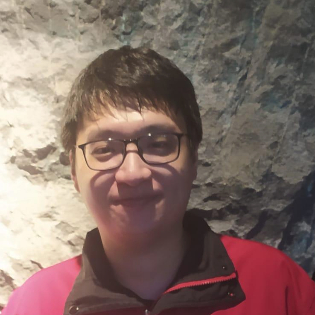
#> input picture ietro.png, 315 x 315 px, given in place of mini_test.png, which was not available
$ python test.py
#> lines starting #> are read from the running program, lines starting #| are printed output that depends on the picture; after the words box and inside, x2 and y2 are one past the last pixel; in counts of white or black regions, pixels touching at a corner belong together; pictures that were not available may be replaced by others from this repository, and a replacement may not be noted
### picedit.py
import numpy as np
import matplotlib.pyplot as plt
import matplotlib.image as mpimg
import math
import time

def change_brightness(image, value):
    rows, columns, colors = image.shape # Use this to get variables for iterating across the for loop (image.shape accesses the dimensions of the image array)
    brightImg = image.copy()
    for i in range(rows):
        for j in range(columns):
            for k in range(colors):
                brightImg[i][j][k] += value
                if (brightImg[i][j][k] > 255): # Ensures that the RGB value does not exceed 255
                    brightImg[i][j][k] = 255
                elif (brightImg[i][j][k] < 0): # Ensures that the RGB value does not go below 0
                    brightImg[i][j][k] = 0

    return brightImg

# Same principle from the change_brightness function regarding geting variables via image.shape and using a for loop
def change_contrast(image, value):
    rows, columns, colors = image.shape
    contrastImg = image.copy()
    factor = (259 * (value + 255)) / (255 * (259 - value)) # Formula taken from section 2.2.2 of project pdf
    for i in range(rows):
        for j in range(columns):
            for k in range(colors):
                contrastImg[i][j][k] = factor * (image[i][j][k] - 128) + 128  # Uses formula from section 2.2.2
                if (contrastImg[i][j][k] > 255): # Ensures that the RGB value does not exceed 255
                    contrastImg[i][j][k] = 255
                elif (contrastImg[i][j][k] < 0): # Ensures that the RGB value does not go below 0
                    contrastImg[i][j][k] = 0
    return contrastImg

# Uses image.shape to obtain the values of rows, columns, colors so that they can be iterated via a for loop
def grayscale(image):
    rows, columns, colors = image.shape
    grayImg = image.copy()
    for i in range(rows):
        for j in range(columns):
            red = grayImg[i][j][0] # Red is the first color in "RGB", so array index is 0
            green = grayImg[i][j][1]  # Green is the second color in "RGB", so array index is 1
            blue = grayImg[i][j][2]  # Blue is the third color in "RGB", so array index is 2
            grayscaled = int(0.3 * red + 0.59 * green + 0.11 * blue) # Formula taken from section 2.2.4
            for k in range(colors):
                grayImg[i][j][k] = grayscaled # Replaces value
    return grayImg

def blur_effect(image):
    blurredImg = image.copy()
    rows, columns, colors = image.shape
    # Need to add this adjustment since corner pixels do not have neighbors, leading to out of bound errors (used for edge detection/emboss as well)
    for i in range(1, rows- 1):
        for j in range(1, columns - 1):
            for k in range(colors):
                # Formula taken from section 2.2.5
                blurredImg[i][j][k] = 0.0625 * image[i - 1][j - 1][k] + 0.125 * image[i - 1][j][k] + 0.0625 * image[i - 1][j + 1][k]  + 0.125 * image[i][j - 1][k]  + 0.25 * image[i][j][k] + 0.125 * image[i][j + 1][k]+ 0.0625 * image[i + 1][j - 1][k] + 0.125 * image[i + 1][j][k] + 0.0625 * image[i + 1][j + 1][k]
                if (blurredImg[i][j][k] > 255):
                    blurredImg[i][j][k] = 255  # Ensures that the RGB value does not exceed 255
                elif (blurredImg[i][j][k] < 0):
                    blurredImg[i][j][k] = 0 # Ensures that the RGB value does not go below 0
    return blurredImg

#Same principle from blur_effect function, but the formula taken is from section 2.2.6
def edge_detection(image):
    newImg = image.copy()
    rows, columns, colors = image.shape
    for i in range(1, rows - 1):
        for j in range(1, columns - 1):
            for k in range(colors):
                newImg[i][j][k] =  (-1 * image[i - 1][j - 1][k]) + (-1 * image[i - 1][j][k]) + (-1 * image[i - 1][j + 1][k] ) + (-1 * image[i][j - 1][k]) + (8 * image[i][j][k]) + (-1 * image[i][j + 1][k]) + (-1 * image[i + 1][j - 1][k]) + (-1 * image[i + 1][j][k]) + (-1 * image[i + 1][j + 1][k])
                newImg[i][j][k] += 128 # Reminder to add 128 after adding convolution kernel
                if (newImg[i][j][k] > 255): # "Clamps" RGB value
                    newImg[i][j][k] = 255
                elif (newImg[i][j][k] < 0):
                    newImg[i][j][k] = 0
    return newImg

#Same principle from blur_effect function, but the formula taken is from section 2.2.7
def embossed(image):
    newImg = image.copy()
    rows, columns, colors = image.shape
    for i in range(1, rows - 1):
        for j in range(1, columns - 1):
            for k in range(colors):
                newImg[i][j][k] =  (-1 * image[i - 1][j - 1][k]) + (-1 * image[i - 1][j][k]) + (-1 * image[i][j - 1][k]) + (image[i][j + 1][k]) + (image[i + 1][j][k]) + (image[i + 1][j + 1][k])
                newImg[i][j][k] += 128  # Reminder to add 128 after adding convolution kernel
                if (newImg[i][j][k] > 255):
                    newImg[i][j][k] = 255
                elif (newImg[i][j][k] < 0):
                    newImg[i][j][k] = 0
    return newImg

def rectangle_select(image, x, y):
    #Defining parameters of the function rectangle select
    rows = np.shape(image)[0]
    cols = np.shape(image)[1]

    x_i = x[0] # Initial x-coordinate of rectangle
    x_f = x[1] # Final x-coordinate of rectangle
    y_i = y[0] # Initial y-coordinate of rectangle
    y_f = y[1] # Final y-coordinate of rectangle


    rect = np.zeros((rows, cols))
    rect[x_i : y_i + 1, x_f : y_f + 1] = 1 # Fix the range of rectangle with its diagonal from point (x_i, y_i) to (x_f, y_f)

    #Output the rectangle function
    print(rect)
    return rect

def distance(image, pix1, pix2):
    #Finding the RGB values of the 2 pixels
    p1 = image[pix1[0], pix1[1]]
    p2 = image[pix2[0], pix2[1]]
    #Finding difference between the 3 colors
    deltaRed = p1[0] - p2[0]
    deltaGreen = p1[1] - p2[1]
    deltaBlue = p1[2] - p2[2]
    redAvg = (p1[0] + p2[0]) / 2
    #Using formula given in project document section 2.3.2
    return math.sqrt((2 + redAvg / 256) * (deltaRed ** 2) + 4 * (deltaGreen ** 2) + (2 + (255 - redAvg) / 256) * (deltaBlue ** 2))

def magic_wand_select(image, x, thres):
    #Finding the dimensions of the image
    row, column = np.shape(image)[:2]
    #Starting pixel is x
    stack = []
    stack.append(x)
    #Empty list to be filled up by visited pixels
    visitedList = []

    while len(stack) > 0:
        #Pop the current pixel from the stack and add it to visited list
        currentPix = stack.pop()
        visitedList.append(currentPix)
        #Find valid neighbours to add to the stack
        validNeighbors = findingValidNeighbors(image, currentPix, visitedList, thres,x)
        stack.extend(validNeighbors)
    #Create a mask from the list of pixels
    return create_mask(visitedList, row, column)

#Function to find valid neighbouring pixels, based on color threshold
def findingValidNeighbors(image, currentPix, visitedList, thres,x):
    row, col,_ = image.shape
    #Up, down, left, right respectively
    neighborDirection = [(-1, 0), (1, 0), (0, -1), (0, 1)]
    #List to store valid neighbors
    validNeighbors = []

    for direction in neighborDirection:
        nb = (currentPix[0] + direction[0], currentPix[1] + direction[1])
        #Checking if neighbor is valid or not (not out of bounds, within threshold, not visited)
        #Then adding them if they are valid
        if isValidNeighbor(nb, row, col, image, currentPix, thres, visitedList,x):
            validNeighbors.append(nb)
    return validNeighbors

#Function to check if neighbor is valid
def isValidNeighbor(nb, row, col, image, currentPix, thres, visitedList,x):
    #not out of bounds, within threshold, not visited
    return (0 <= nb[0] < row and 0 <= nb[1] < col and distance(image, nb, x) <= thres and nb not in visitedList)


#Function to create a mask from selected pixels
def create_mask(visitedList, row, col):
    #Empty mask filled with zeros
    msk = np.zeros((row, col), dtype=int)
    #Make pixels that are in visited list as 1 in the mask (instead of zero)
    for pix in visitedList:
        msk[pix[0], pix[1]] = 1
    return msk

# [24 lines left out: function compute_edge, not called in this run]

def save_image(filename, image):
    img = image.astype(np.uint8)
    mpimg.imsave(filename,img)

def load_image(filename):
    img = mpimg.imread(filename)
    if len(img[0][0])==4: # if png file
        img = np.delete(img, 3, 2)
    if type(img[0][0][0])==np.float32:  # if stored as float in [0,..,1] instead of integers in [0,..,255]
        img = img*255
        img = img.astype(np.uint8)
    mask = np.ones((len(img),len(img[0]))) # create a mask full of "1" of the same size of the laoded image
    img = img.astype(np.int32)
    return img, mask

# [331 lines left out: functions display_image, applyMask, menu, not called in this run]

# [2 lines that do not run on import are left out]

### test.py
import numpy as np
from picedit import *

def test():

    # ***************** copy test ***************** #
    img, _ = load_image("mini_test.png")
#> in load_image, img is the input picture: shape (315, 315, 3) float32; mean R, G, B 0.517, 0.431, 0.404
#> in load_image, `mask = np.ones((len(img),len(img[0]))) # create a mask full of "1" of ..`: mask: shape (315, 315) float64; every value is 1
    img_cpr = np.array([91 ,0 ,0 ,155 ,32 ,113 ,74 ,0 ,177 ,174 ,139 ,255 ,33 ,66 ,145 ,84 ,69 ,234 ,189 ,157 ,254 ,78 ,24 ,60 ,170 ,101 ,145 ,81 ,3 ,105 ,110 ,99 ,0 ,182 ,218 ,172 ,0 ,28 ,97 ,229 ,173 ,255 ,217 ,24 ,87 ,108 ,121 ,16 ,223 ,215 ,108 ,237 ,243 ,137 ,189 ,255 ,175 ,56 ,245 ,145 ,82 ,153 ,145 ,49 ,100 ,0 ,140 ,187 ,23 ,99 ,177 ,91 ,18 ,147 ,202]).reshape(5,5,3)
    image = change_brightness(img,10)
    image = change_contrast(img,10)
    image = grayscale(img)
#> after the loop in grayscale, `for i in range(rows):`:
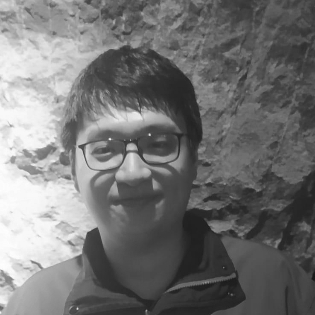
#> grayImg: shape (315, 315, 3) int32; min 22, max 254, mean 115.2
    image = blur_effect(img)
    image = edge_detection(img)
#> after the loop in edge_detection, `for i in range(1, rows - 1):`:
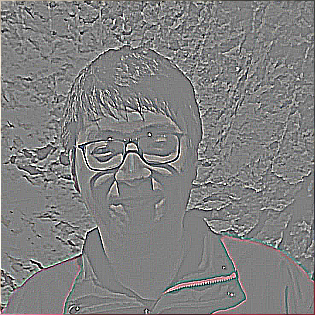
#> newImg: shape (315, 315, 3) int32; mean R, G, B 128.1, 127.8, 127.7
    image = embossed(img)
#> after the loop in embossed, `for i in range(1, rows - 1):`:
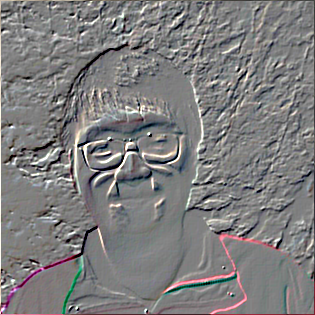
#> newImg: shape (315, 315, 3) int32; mean R, G, B 126.3, 125.2, 125.7
    mask = rectangle_select(img, (0,0), (1,1))
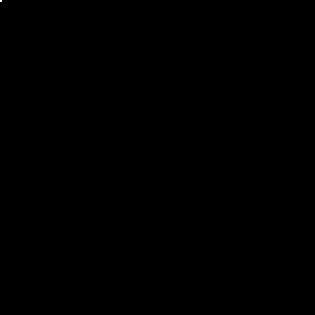
#> mask: shape (315, 315) float64; values 0 (black) and 1 (white), 0% white; 1 white region (1 under 20 px)
    mask = magic_wand_select(img, (0,0), 0)
#> the loop in magic_wand_select, `while len(stack) > 0:` made 1 pass
#> after the loop in magic_wand_select, `while len(stack) > 0:`: stack = []; visitedList = [(0, 0)]
#> the loop in create_mask, `for pix in visitedList:` made 1 pass
#> after the loop in create_mask, `for pix in visitedList:`: msk: shape (315, 315) int64; values 0 (black) and 1 (white), 0% white in thin lines or dots, all inside (x1, y1, x2, y2) = (0, 0, 1, 1)
    if np.array_equal(img_cpr,img): print("test copy - OK !")
    else:
        print("test copy - problem: input image is modified in one of your functions !")
        print("Skipping the other tests")
        return -1

    # ***************** brightness test ***************** #
    img, _ = load_image("mini_test.png")
    img_cpr = np.array([101 ,10 ,10 ,165 ,42 ,123 ,84 ,10 ,187 ,184 ,149 ,255 ,43 ,76 ,155 ,94 ,79 ,244 ,199 ,167 ,255 ,88 ,34 ,70 ,180 ,111 ,155 ,91 ,13 ,115 ,120 ,109 ,10 ,192 ,228 ,182 ,10 ,38 ,107 ,239 ,183 ,255 ,227 ,34 ,97 ,118 ,131 ,26 ,233 ,225 ,118 ,247 ,253 ,147 ,199 ,255 ,185 ,66 ,255 ,155 ,92 ,163 ,155 ,59 ,110 ,10 ,150 ,197 ,33 ,109 ,187 ,101 ,28 ,157 ,212]).reshape(5,5,3)
    image = change_brightness(img,10)
    if len(image)==0 or not np.allclose(img_cpr,image,atol=1): print("test brightness - Problem in the brighthness function output !")
    else: print("test brightness - OK !")

    # ***************** contrast test ***************** #
    img, _ = load_image("mini_test.png")
    img_cpr = np.array([73 ,0 ,0 ,168 ,0 ,105 ,47 ,0 ,200 ,196 ,144 ,255 ,0 ,36 ,153 ,62 ,40 ,255 ,218 ,170 ,255 ,53 ,0 ,27 ,190 ,87 ,153 ,58 ,0 ,93 ,101 ,85 ,0 ,208 ,255 ,193 ,0 ,0 ,82 ,255 ,194 ,255 ,255 ,0 ,67 ,98 ,117 ,0 ,255 ,255 ,98 ,255 ,255 ,141 ,218 ,255 ,197 ,21 ,255 ,153 ,59 ,165 ,153 ,10 ,86 ,0 ,145 ,215 ,0 ,85 ,200 ,73 ,0 ,156 ,237 , ]).reshape(5,5,3)
    image = change_contrast(img,50)
    if len(image)==0 or not np.allclose(img_cpr,image,atol=1): print("test contrast - Problem in the contrast function output !")
    else: print("test contrast - OK !")

    # ***************** grayscale test ***************** #
    img, _ = load_image("mini_test.png")
    img_cpr = np.array([27 ,27 ,27 ,77 ,77 ,77 ,41 ,41 ,41 ,162 ,162 ,162 ,64 ,64 ,64 ,91 ,91 ,91 ,177 ,177 ,177 ,44 ,44 ,44 ,126 ,126 ,126 ,37 ,37 ,37 ,91 ,91 ,91 ,202 ,202 ,202 ,27 ,27 ,27 ,198 ,198 ,198 ,88 ,88 ,88 ,105 ,105 ,105 ,205 ,205 ,205 ,229 ,229 ,229 ,226 ,226 ,226 ,177 ,177 ,177 ,130 ,130 ,130 ,73 ,73 ,73 ,154 ,154 ,154 ,144 ,144 ,144 ,114 ,114 ,114 , ]).reshape(5,5,3)
    image = grayscale(img)
    if len(image)==0 or not (img_cpr.size==image.size and np.allclose(img_cpr,image,atol=1)): print("test grayscale - Problem in the grayscale function output !")
    else: print("test grayscale - OK !")

    # ***************** blur_effect test ***************** #
    img, _ = load_image("mini_test.png")
    img_cpr = np.array([91 ,0 ,0 ,155 ,32 ,113 ,74 ,0 ,177 ,174 ,139 ,255 ,33 ,66 ,145 ,84 ,69 ,234 ,126 ,90 ,153 ,119 ,76 ,148 ,133 ,75 ,152 ,81 ,3 ,105 ,110 ,99 ,0 ,142 ,145 ,128 ,138 ,134 ,144 ,157 ,126 ,154 ,217 ,24 ,87 ,108 ,121 ,16 ,148 ,168 ,84 ,163 ,188 ,117 ,148 ,192 ,147 ,56 ,245 ,145 ,82 ,153 ,145 ,49 ,100 ,0 ,140 ,187 ,23 ,99 ,177 ,91 ,18 ,147 ,202 , ]).reshape(5,5,3)
    image = blur_effect(img)
    if len(image)==0 or not (img_cpr.size==image.size and np.allclose(img_cpr,image,atol=1)): print("test blur_effect - Problem in the blur_effect function output !")
    else: print("test blur_effect - OK !")

    # ***************** edge_detection test ***************** #
    img, _ = load_image("mini_test.png")
    img_cpr = np.array([91 ,0 ,0 ,155 ,32 ,113 ,74 ,0 ,177 ,174 ,139 ,255 ,33 ,66 ,145 ,84 ,69 ,234 ,255 ,255 ,255 ,0 ,0 ,0 ,255 ,255 ,107 ,81 ,3 ,105 ,110 ,99 ,0 ,255 ,255 ,255 ,0 ,0 ,0 ,255 ,255 ,255 ,217 ,24 ,87 ,108 ,121 ,16 ,255 ,255 ,255 ,255 ,255 ,255 ,255 ,255 ,255 ,56 ,245 ,145 ,82 ,153 ,145 ,49 ,100 ,0 ,140 ,187 ,23 ,99 ,177 ,91 ,18 ,147 ,202 , ]).reshape(5,5,3)
    image = edge_detection(img)
    if len(image)==0 or not (img_cpr.size==image.size and np.allclose(img_cpr,image,atol=1)): print("test edge_detection - Problem in the edge_detection function output !")
    else: print("test edge_detection - OK !")

    # ***************** embossed test ***************** #
    img, _ = load_image("mini_test.png")
    img_cpr = np.array([91 ,0 ,0 ,155 ,32 ,113 ,74 ,0 ,177 ,174 ,139 ,255 ,33 ,66 ,145 ,84 ,69 ,234 ,58 ,255 ,110 ,109 ,241 ,81 ,255 ,165 ,83 ,81 ,3 ,105 ,110 ,99 ,0 ,205 ,255 ,0 ,255 ,255 ,209 ,255 ,255 ,233 ,217 ,24 ,87 ,108 ,121 ,16 ,154 ,220 ,100 ,151 ,255 ,40 ,0 ,253 ,77 ,56 ,245 ,145 ,82 ,153 ,145 ,49 ,100 ,0 ,140 ,187 ,23 ,99 ,177 ,91 ,18 ,147 ,202 , ]).reshape(5,5,3)
    image = embossed(img)
    if len(image)==0 or not (img_cpr.size==image.size and np.allclose(img_cpr,image,atol=1)): print("test embossed - Problem in the embossed function output !")
    else: print("test embossed - OK !")

    # ***************** rectangle_select test ***************** #
    img, _ = load_image("mini_test.png")
    mask_cpr = np.array([0.0 ,0.0 ,0.0 ,0.0 ,0.0 ,
                         0.0 ,1.0 ,1.0 ,1.0 ,1.0 ,
                         0.0 ,1.0 ,1.0 ,1.0 ,1.0 ,
                         0.0 ,1.0 ,1.0 ,1.0 ,1.0 ,
                         0.0 ,0.0 ,0.0 ,0.0 ,0.0 , ]).reshape(5,5)
    mask = rectangle_select(img,(1,1),(3,4))
    if len(image)==0 or not np.array_equal(mask_cpr,mask): print("test rectangle_select - Problem in the rectangle_select function output !")
    else: print("test rectangle_select - OK !")

    # ***************** magic_wand_select test ***************** #
    img, _ = load_image("mini_test.png")
    mask_cpr = np.array([0.0 ,0.0 ,0.0 ,1.0 ,0.0 ,
                         1.0 ,1.0 ,0.0 ,1.0 ,0.0 ,
                         0.0 ,1.0 ,0.0 ,1.0 ,0.0 ,
                         0.0 ,1.0 ,1.0 ,1.0 ,0.0 ,
                         0.0 ,0.0 ,0.0 ,1.0 ,1.0 , ]).reshape(5,5)
    mask = magic_wand_select(img,(1,1),300)
    print(mask)
    if len(image)==0 or not np.array_equal(mask_cpr,mask): print("test magic_wand_select - Problem in the magic_wand_select function output !")
    else: print("test magic_wand_select - OK !")

test()
